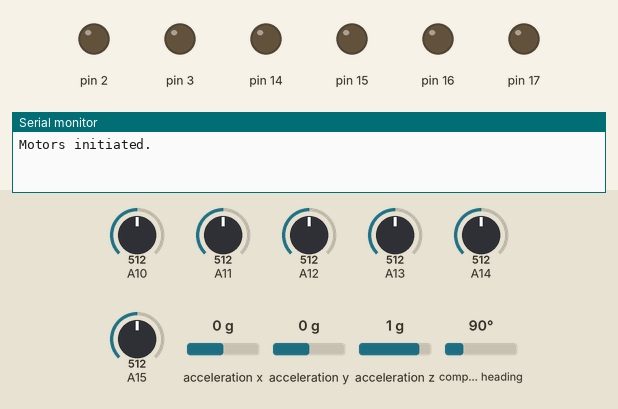
This sketch was run on a simulated Arduino Mega 2560, built with avr-gcc and run on an emulated ATmega2560. Shown: output pins drawn as LEDs (lit = HIGH), the last lines printed to the serial monitor. The inputs (shaded band) are chosen by the test bench; at power-on: compass heading 90°, A10 = 512, A11 = 512, A12 = 512, A13 = 512, A14 = 512, A15 = 512, acceleration x 0 g, acceleration y 0 g, acceleration z 1 g.

Above: at 0.1 s.
At 0.8 s:
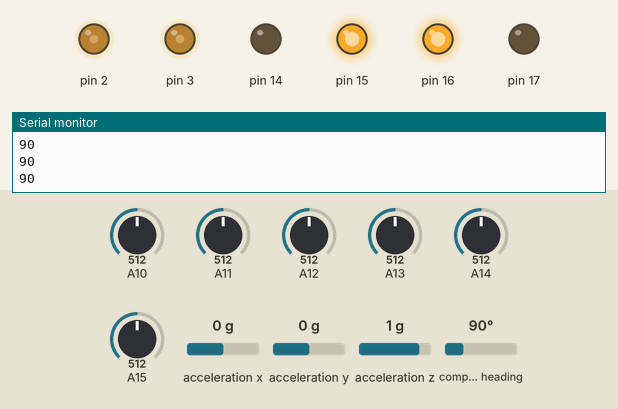
0.9 s: compass heading set to 85°
At 1.7 s:
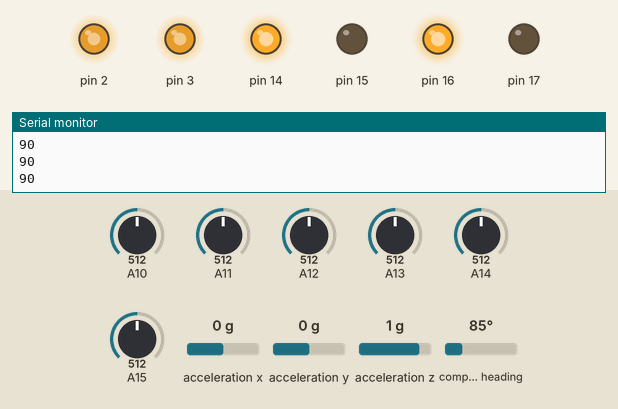
Timing chart, 0 to 3.9 s (numbered marks = the images above; inputs shaded):
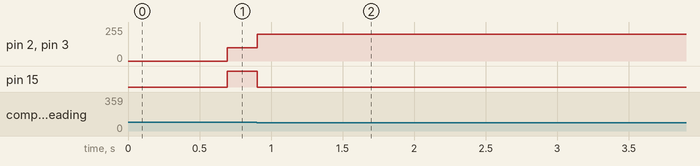

The sketch:

Main_OBR.ino
```cpp
 /*
  Main_Program.ino - Main tab for robot control.
  Created by Rafael Piacsek, May 22, 2017.
  Private code, for OBR use only.
*/

#include "OBR_Robot.h"
//#include "OBR_Motor.h"


//OBR_Motor _Motor = OBR_Motor(17, 16, 2, 15, 14, 3);


void setup(){

  Serial.begin(9600);
  delay(50);

  OBR_Robot Robot = OBR_Robot();
  Serial.println("Setup done!");

//  Robot.run();
//  Robot.debug(750);
  Robot.turn(Robot.RIGHT);
}

void loop(){

}
```

OBR_Gyro.cpp
```cpp
/*
  OBR_Gyro.cpp - Gyro control class definition.
  Created by Rafael Piacsek, June 24, 2018.
  Private code, for OBR use only.
*/


#include "Arduino.h"
#include "OBR_Gyro.h"


OBR_Gyro::OBR_Gyro() {

  bno.begin();
  bno.setExtCrystalUse(true);
}

// ##################################################################################################################################

int OBR_Gyro::getSensorAngle() {

  imu::Vector<3> euler = bno.getVector(Adafruit_BNO055::VECTOR_EULER);
  return (int)euler.x();
}

// ##################################################################################################################################

void OBR_Gyro::resetAngle() {

  _lastAngle = getSensorAngle();
}

// ##################################################################################################################################

int OBR_Gyro::getAngle(int targetAngle) {

  int finalAngle;

  if (targetAngle >= 0) {
    finalAngle = getSensorAngle() + (360-_lastAngle);
    finalAngle = finalAngle % 360;
  }


  else if (targetAngle < 0) {
    finalAngle = getSensorAngle() + (360-_lastAngle);
    finalAngle = finalAngle % 360;
    finalAngle = finalAngle - 360;
    finalAngle = finalAngle % 360;
  }

  return finalAngle;
}
```

OBR_Gyro.h
```cpp
/*
  OBR_Gyro.h - Gyro control class header.
  Created by Rafael Piacsek, June 24, 2018.
  Private code, for OBR use only.
*/

#ifndef OBR_Gyro_h
#define OBR_Gyro_h

#include "Arduino.h"
#include <Adafruit_BNO055.h>


class OBR_Gyro {

  private:

    float _lastAngle = 0;
    Adafruit_BNO055 bno = Adafruit_BNO055();

  public:

    OBR_Gyro();

    int getSensorAngle();
    int getAngle(int targetAngle);
    void resetAngle();

};

#endif
```

OBR_Motor.cpp
```cpp
/*
  OBR_Motor.cpp - Motor control class definition.
  Created by Rafael Piacsek, May 21, 2017.
  Private code, for OBR use only.
*/

#include "Arduino.h"
#include "OBR_Motor.h"

// ##################################################################################################################################

// Define contructor method.
OBR_Motor::OBR_Motor(byte leftPin_1, byte leftPin_2, byte leftPinPwm, byte rightPin_1, byte rightPin_2, byte rightPinPwm) {
  /*
  Inputs: left_1  (byte - correspondant pin for Left Port 1)
          left_2  (byte - correspondant pin for Left Port 2)
          leftPWM  (byte - correspondant pin for Left Port PWM)
          right_1  (byte - correspondant pin for Right Port 1)
          right_2  (byte - correspondant pin for Right Port 2)
          rightPwm  (byte - correspondant pin for Right Port PWM)
  Returns: NONE

  Description:
    Contructor method. It is called whenever this class is instantiated, and sets all
  necessary variables to operate motors.
  */

  // Set private pin variables.
  _leftPin_1 = leftPin_1;
  _leftPin_2 = leftPin_2;
  _leftPinPwm = leftPinPwm;
  _rightPin_1 = rightPin_1;
  _rightPin_2 = rightPin_2;
  _rightPinPwm = rightPinPwm;


  // Set pinMode for those pins.
  pinMode(_leftPin_1, OUTPUT);
  pinMode(_leftPin_2, OUTPUT);
  pinMode(_leftPinPwm, OUTPUT);
  pinMode(_rightPin_1, OUTPUT);
  pinMode(_rightPin_2, OUTPUT);
  pinMode(_rightPinPwm, OUTPUT);

  Serial.println("Motors initiated.");
}

// ##################################################################################################################################

// Define setDirection method.
void OBR_Motor::setDirection(bool motor, bool motorDirection) {
  /*
  Inputs: motor (bool - desired motor to perform operation)
          motorDirection (bool - desired direction to set motor)
  Returns: NONE

  Descriprion:
    Given that one can't pass a negative PWM value, this methos is responsible for
  checking if the value passed is a positive natural number within bounds (-255 <= n <= 255),
  and based on the input number, set PWMs (invert direction if negative).
  */

  // Check which motor to set direction.
  switch (motor) {

    // In case the motor passed is Left...
    case (LEFT_MOTOR):
      // Check which direction to set Left motor.
      switch (motorDirection) {
        // In case the direction passed if FORWARD...
        case (FORWARD):
          digitalWrite(_leftPin_1, LOW);
          digitalWrite(_leftPin_2, HIGH);
          break;
        // In case the direction passed if BACKWARD...
        case (BACKWARD):
          digitalWrite(_leftPin_1, HIGH);
          digitalWrite(_leftPin_2, LOW);
          break;
      }
      break;


    case (RIGHT_MOTOR):

      // Check which direction to set Right motor.
      switch (motorDirection) {
        // In case the direction passed if FORWARD...
        case (FORWARD):
          digitalWrite(_rightPin_1, LOW);
          digitalWrite(_rightPin_2, HIGH);
          break;
        // In case the direction passed if BACKWARD...
        case (BACKWARD):
          digitalWrite(_rightPin_1, HIGH);
          digitalWrite(_rightPin_2, LOW);
          break;
      }
      break;
  }
}

// ##################################################################################################################################

// Define move method.
void OBR_Motor::move(int leftSpeed, int rightSpeed) {
  /*
  Inputs: leftSpeed (optional int - desired speed for Left motor)
          rightSpeed (optional int - desired speed for Right motor)
  Returns: NONE

  Descritpion:
    This method is responsible for, given a speed value from -255 to 255, applying that speed to
  the correspondant motor.
  */

  // Check if parameters are within limits
  leftSpeed = constrain(leftSpeed, -255, 255);
  rightSpeed = constrain(rightSpeed, -255, 255);

  // Update speed variables.
  _rightSpeed = rightSpeed;
  _leftSpeed = leftSpeed;

  // Set Left motor direction.
  if (leftSpeed > 0) {
    setDirection(LEFT_MOTOR, FORWARD);
  } else if (leftSpeed < 0) {
    setDirection(LEFT_MOTOR, BACKWARD);
  } else if(leftSpeed == 0) {
    digitalWrite(_leftPin_1, HIGH);
    digitalWrite(_leftPin_2, HIGH);
  }

  // Set Right motor direction.
  if (rightSpeed > 0) {
    setDirection(RIGHT_MOTOR, FORWARD);
  } else if (rightSpeed < 0) {
    setDirection(RIGHT_MOTOR, BACKWARD);
  } else if (rightSpeed == 0) {
    digitalWrite(_rightPin_1, HIGH);
    digitalWrite(_rightPin_2, HIGH);
  }

  // Set PWM values.
  analogWrite(_leftPinPwm, abs(leftSpeed));
  analogWrite(_rightPinPwm, abs(rightSpeed));


}

// ##################################################################################################################################

// Define stop method.
void OBR_Motor::stop() {
  /*
  Inputs: NONE
  Returns: NONE

  Descritpion:
    This method is responsible for reseting the motor's pwm values and
  setting both ports of each motor to HIGH, which ensures that the robot
  will come to a full stop.
  */

  // Update speed variables.
  _leftSpeed = 0;
  _rightSpeed = 0;

  // Stop Left motor.
  digitalWrite(_leftPin_1, HIGH);
  digitalWrite(_leftPin_2, HIGH);
  analogWrite(_leftPinPwm, 0);

  // Stop Left motor.
  digitalWrite(_rightPin_1, HIGH);
  digitalWrite(_rightPin_2, HIGH);
  analogWrite(_rightPinPwm, 0);

}

// ##################################################################################################################################
```

OBR_Motor.h
```cpp
/*
  OBR_Motor.h - Motor control class header.
  Created by Rafael Piacsek, May 21, 2017.
  Private code, for OBR use only.
*/


#ifndef OBR_Motor_h
#define OBR_Motor_h

#include "Arduino.h"

// Declare class Motor.
class OBR_Motor {

  private:

    // Left motor pins.
    byte _leftPin_1;
    byte _leftPin_2;
    byte _leftPinPwm;

    // Right motor pins.
    byte _rightPin_1;
    byte _rightPin_2;
    byte _rightPinPwm;

  public:

    // Status and control variables.
    byte _leftSpeed;
    byte _rightSpeed;

    // Declare some constants.
    #define LEFT_MOTOR true
    #define RIGHT_MOTOR false
    #define FORWARD true
    #define BACKWARD false

    // Constructor method.
    OBR_Motor(byte leftPin_1, byte leftPin_2, byte leftPinPwm, byte rightPin_1, byte rightPin_2, byte rightPinPwm);

    // Methods.
    void move(int leftSpeed=0, int rightSpeed=0);
    void setDirection(bool motor, bool motorDirection);
    void stop();

};

#endif
```

OBR_PID.cpp
```cpp
/*
  OBR_PID.cpp - PID control class definition.
  Created by Rafael Piacsek, June 21, 2018.
  Private code, for OBR use only.
*/


#include "Arduino.h"
#include "OBR_PID.h"


// ##################################################################################################################################

// Define Contructor method.
OBR_PID::OBR_PID(float kP, float kI, float kD) {

  // Store tuning values.
  _kP = kP;
  _kI = kI;
  _kD = kD;

  Serial.println("PID initiated.");
}

// ##################################################################################################################################

// Define compute method.
int OBR_PID::compute(int error) {

  // Calculate time passed since last iteration.
  unsigned long now = millis();
  int dTime = now - _lastTime;

  // Compute all working error variables.
  _errorSum += (error * dTime);
  int dError = (error - _lastError) / dTime;

  // Calculate PID output.
  int output = (_kP * error) + (_kI * _errorSum) + (_kD * dError);

  // Refresh variables for next iteration.
  _lastError = error;
  _lastTime = now;

  return output;
}
```

OBR_PID.h
```cpp
/*
  OBR_PID.h - PID control class declaration.
  Created by Rafael Piacsek, June 21, 2018.
  Private code, for OBR use only.
*/

#ifndef OBR_PID_h
#define OBR_PID_h

#include "Arduino.h"


class OBR_PID {

  private:

    // Tuning variables.
    float _kP, _kI, _kD;

    // Working variables.
    unsigned long _lastTime=0;
    int _lastError, _errorSum;

  public:

    // Constructor method.
    OBR_PID(float Kp, float kI, float kD);

    // Methods.
    int compute(int error);

};

#endif
```

OBR_QA.cpp
```cpp
/*
  OBR_QA.cpp - QA control class definition.
  Created by Rafael Piacsek, May 21, 2017.
  Private code, for OBR use only.
*/


#include "Arduino.h"
#include "OBR_QA.h"

// ##################################################################################################################################

// Define Contructor method.
OBR_QA::OBR_QA(byte QAPin_0, byte QAPin_1, byte QAPin_2, byte QAPin_3, byte QAPin_4, byte QAPin_5) {
  /*
  Inputs:  QAPin_0  (byte - QA_0 pin)
           QAPin_1  (byte - QA_1 pin)
  Returns: NONE

  Description:
    Contructor method. It is called whenever this class is instantiated, and sets all
  necessary variables to operate QAs.
  */

  _QAPin[0] = QAPin_0;
  _QAPin[1] = QAPin_1;
  _QAPin[2] = QAPin_2;
  _QAPin[3] = QAPin_3;
  _QAPin[4] = QAPin_4;
  _QAPin[5] = QAPin_5;

  // Call update methods once to initiate variables, avoiding accessing uninitialized variables.
  updateValueMean();
  updateColorMean();
  calibrate();
  Serial.println("QAs initiated.");
}

// ##################################################################################################################################

// Define updateAll method
void OBR_QA::updateValueMean(byte n) {
  /*
  Inputs: n (optional byte - number of iterations to average)
  Returns: NONE

  Description:
    This method is responsible for updating all readings from QA sensors based on the mean of n readings.
  */

  rawValue[0] = 0;
  rawValue[1] = 0;
  rawValue[2] = 0;
  rawValue[3] = 0;
  rawValue[4] = 0;
  rawValue[5] = 0;

  // Ensure n!=0 to avoid errors on division.
  if (n!=0) {

    for (byte i=0; i<n; i++) {
      rawValue[0] += analogRead(_QAPin[0]);
      rawValue[1] += analogRead(_QAPin[1]);
      rawValue[2] += analogRead(_QAPin[2]);
      rawValue[3] += analogRead(_QAPin[3]);
      rawValue[4] += analogRead(_QAPin[4]);
      rawValue[5] += analogRead(_QAPin[5]);
    }

    rawValue[0] /= n;
    rawValue[1] /= n;
    rawValue[2] /= n;
    rawValue[3] /= n;
    rawValue[4] /= n;
    rawValue[5] /= n;

  }
}

// ##################################################################################################################################

// Define updateAll method
void OBR_QA::updateColorMean(byte n) {
  /*
  Inputs: NONE
  Returns: NONE

  Description:
    This method is responsible for updating all colors from QA sensors.
  */

  blackCount = 0;
  for (byte i = 0; i < 6; i++) {
    if (rawValue[i] >= _QAThresh[i]) {
      blackCount++;
      color[i] = BLACK;
    } else if (rawValue[i] < _QAThresh[i]) {
      color[i] = WHITE;
    }
  }
}

// ##################################################################################################################################

void OBR_QA::updatePosition() {

 position = (rawValue[2] - _QADefault[2]) + 6*(rawValue[1] - _QADefault[1]) + 18*(rawValue[0] - _QADefault[0])
          - (rawValue[3] - _QADefault[3]) - 6*(rawValue[4] - _QADefault[4]) - 18*(rawValue[5] - _QADefault[5]);
}

// ##################################################################################################################################

void OBR_QA::updateAll() {

  updateValueMean();
  updateColorMean();
  updatePosition();
}

// ##################################################################################################################################

void OBR_QA::calibrate(byte n) {

  // DEFAULT READING CALIBRATION FOR PID.
  for (int i = 0; i < n; i++) {
      // Update Reading.
      updateValueMean();

      // Add readings to array.
      _QADefault[0] += rawValue[0];
      _QADefault[1] += rawValue[1];
      _QADefault[2] += rawValue[2];
      _QADefault[3] += rawValue[3];
      _QADefault[4] += rawValue[4];
      _QADefault[5] += rawValue[5];

      delay(50);
  }

  // Average all readings.
  _QADefault[0] /= n;
  _QADefault[1] /= n;
  _QADefault[2] /= n;
  _QADefault[3] /= n;
  _QADefault[4] /= n;
  _QADefault[5] /= n;


  // THRESHOLD CALIBRATION FOR LOGIC.
  // Reset Threshld array.
  _QAThresh[0] = 0;
  _QAThresh[1] = 0;
  _QAThresh[2] = 0;
  _QAThresh[3] = 0;
  _QAThresh[4] = 0;
  _QAThresh[5] = 0;

  // Get largest reading from n readings.
  for (int i = 0; i < n; i++) {
    // Update Reading.
    updateValueMean();

    // Get largest reading.
    if (rawValue[0] > _QAThresh[0]) {_QAThresh[0] = rawValue[0];}
    if (rawValue[1] > _QAThresh[1]) {_QAThresh[1] = rawValue[1];}
    if (rawValue[2] > _QAThresh[2]) {_QAThresh[2] = rawValue[1];}
    if (rawValue[3] > _QAThresh[3]) {_QAThresh[3] = rawValue[4];}
    if (rawValue[4] > _QAThresh[4]) {_QAThresh[4] = rawValue[4];}
    if (rawValue[5] > _QAThresh[5]) {_QAThresh[5] = rawValue[5];}
  }

  // Threshold should be 160% of largest reading for each sensor.
  _QAThresh[0] = _QAThresh[0]*1.5;
  _QAThresh[1] = _QAThresh[1]*1.5;
  _QAThresh[2] = _QAThresh[2]*1.5;
  _QAThresh[3] = _QAThresh[3]*1.5;
  _QAThresh[4] = _QAThresh[4]*1.5;
  _QAThresh[5] = _QAThresh[5]*1.5;
}


// ##################################################################################################################################

void OBR_QA::calibrateOffset(byte n) {

    for (int i = 0; i < n; i++) {
      // Update Reading.
      updateValueMean();

      // Add readings to array.
      _QADefault[0] += rawValue[0];
      _QADefault[1] += rawValue[1];
      _QADefault[2] += rawValue[2];
      _QADefault[3] += rawValue[3];
      _QADefault[4] += rawValue[4];
      _QADefault[5] += rawValue[5];

      delay(50);
  }

  // Average all readings.
  _QADefault[0] /= n;
  _QADefault[1] /= n;
  _QADefault[2] /= n;
  _QADefault[3] /= n;
  _QADefault[4] /= n;
  _QADefault[5] /= n;

}

// ##################################################################################################################################

void OBR_QA::calibrateThreshold(byte n) {

  // Reset Threshld array.
  _QAThresh[0] = 0;
  _QAThresh[1] = 0;
  _QAThresh[2] = 0;
  _QAThresh[3] = 0;
  _QAThresh[4] = 0;
  _QAThresh[5] = 0;


  for (int i = 0; i < n; i++) {
    // Update Reading.
    updateValueMean();

    // Get largest reading.
    if (rawValue[0] > _QAThresh[0]) {_QAThresh[0] = rawValue[0];}
    if (rawValue[1] > _QAThresh[1]) {_QAThresh[1] = rawValue[1];}
    if (rawValue[2] > _QAThresh[2]) {_QAThresh[2] = rawValue[2];}
    if (rawValue[3] > _QAThresh[3]) {_QAThresh[3] = rawValue[3];}
    if (rawValue[4] > _QAThresh[4]) {_QAThresh[4] = rawValue[4];}
    if (rawValue[5] > _QAThresh[5]) {_QAThresh[5] = rawValue[5];}
  }

  // Threshold should be +30% of largest reading for each sensor.
  _QAThresh[0] = _QAThresh[0]*1.5;
  _QAThresh[1] = _QAThresh[1]*1.5;
  _QAThresh[2] = _QAThresh[2]*1.5;
  _QAThresh[3] = _QAThresh[3]*1.5;
  _QAThresh[4] = _QAThresh[4]*1.5;
  _QAThresh[5] = _QAThresh[5]*1.5;

  Serial.print(_QAThresh[0]);
  Serial.print("  |   ");
  Serial.print(_QAThresh[1]);
  Serial.print("  |   ");
  Serial.print(_QAThresh[2]);
  Serial.print("  |   ");
  Serial.print(_QAThresh[3]);
  Serial.print("  |   ");
  Serial.print(_QAThresh[4]);
  Serial.print("  |   ");
  Serial.print(_QAThresh[5]);
  Serial.println("  |   ");

}
```

OBR_QA.h
```cpp
/*
  OBR_QA.h - QA control class header.
  Created by Rafael Piacsek, May 21, 2017.
  Private code, for OBR use only.
*/


#ifndef OBR_QA_h
#define OBR_QA_h

#include "Arduino.h"


#define QA_0 0
#define QA_1 1
#define QA_2 2
#define QA_3 3
#define QA_4 4
#define QA_5 5


// Declare class QA.
class OBR_QA {

  private:

    // OBR_QA pins.
    byte _QAPin[6];

    // QAs calibration value.
    int _QAThresh[6] = {643, 183, 180, 300, 316, 486};  // {181, 348, 161, 284, 98, 54}, {72, 348, 161, 284, 98, 54}
    int _QADefault[6] = {409, 105, 448, 617, 213, 323};

  public:

    // QA status.
    int rawValue[6];
    byte color[6];
    byte blackCount = 0;
    int position = 0;

    // Define colors.
    const byte BLACK = 1;
    const byte WHITE = 0;

    // Contructor method.
    OBR_QA(byte QAPin_0, byte QAPin_1, byte QAPin_2, byte QAPin_3, byte QAPin_4, byte QAPin_5);

    // Methods.
    void calibrateOffset(byte n=10);
    void calibrateThreshold(byte n=10);
    void calibrate(byte n=10);
    void updateValueMean(byte n=10);
    void updateColorMean(byte n=10);
    void updatePosition();
    void updateAll();


};

#endif
```

Source omitted: OBR_Robot.cpp (8472 bytes), OBR_Robot.h (1649 bytes)

Measured:
- the behaviour switches between 90 and 89° on compass heading (found by bisection; images 1 and 2)
- after the input at 0.9 s, pin 2, pin 3: 100/255 → 200/255 at once; pin 14: LOW → HIGH at once; pin 15: HIGH → LOW at once
